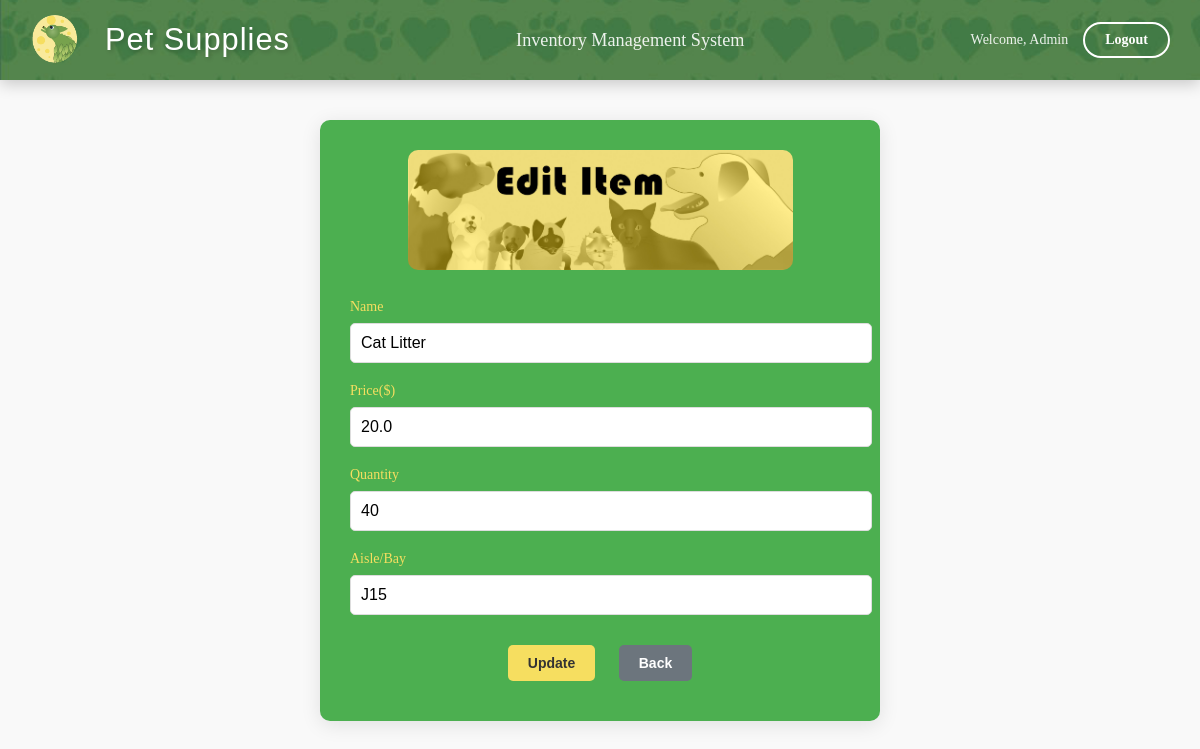
The app's page /edit-supply/Cat Litter/ (signed in), older data.
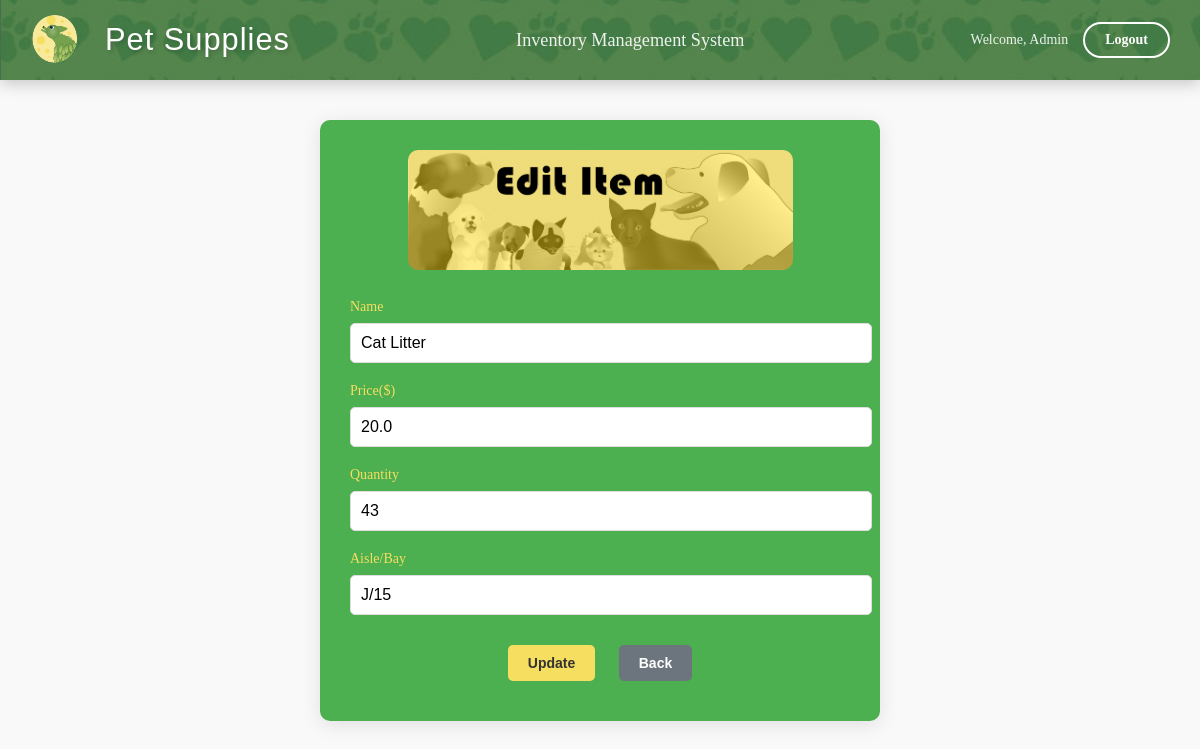
The same page, newer data.
### inventory/models.py (models this page shows, shortened)
class Supply(models.Model):
    name = models.CharField(max_length=255, primary_key=True)
    price = models.FloatField()
    quantity = models.IntegerField()
    location = models.CharField(max_length=255)
    reorder_point = models.PositiveIntegerField(default=5)
    deleted = models.BooleanField(default=False)

### inventory/views.py (the view)
# urls.py: path('edit-supply/<str:supply_name>/', views.edit_supply, name='edit_supply'),
@login_required
def edit_supply(request, supply_name):
    supply = get_object_or_404(Supply, name=supply_name)
    if request.method == 'POST':
        form = SupplyForm(request.POST, instance=supply)
        if form.is_valid():
            old_data = f'{supply.name}, {supply.price}, {supply.quantity}, {supply.location}'
            supply = form.save()
            new_data = f'{supply.name}, {supply.price}, {supply.quantity}, {supply.location}'
            AuditLog.objects.create(
                user=request.user,  # User who made the change
                action='UPDATE',  # Action type
                supply=supply,  # The supply that was updated
                changes=f'From {old_data} to {new_data}'  # Description of what was changed
            )
            messages.success(request, 'Supply updated successfully!')
            return redirect('index')
    else:
        form = SupplyForm(instance=supply)
    return render(request, 'inventory/edit_supply.html', {'form': form})

### inventory/forms.py
class SupplyForm(forms.ModelForm):
    class Meta:
        model = Supply
        fields = ['name', 'price', 'quantity', 'location']
        labels = {
            'name': 'Name',
            'price': 'Price($)',
            'quantity': 'Quantity',
            'location': 'Aisle/Bay',
        }

### inventory/templates/inventory/edit_supply.html (shortened to what this page needs)
{% extends 'inventory/base.html' %}
{% load static %}
{% block content %}
<div class="form-container">
    <div class="login-form">
        <center>
            <img src="{% static 'icons/BannerYE.jpg' %}" alt="edit_banner" class="login-image">
        </center>
        <form method="POST">
            {% for field in form %}
            <div class="form-group">
                <label for="{{ field.id_for_label }}">{{ field.label }}</label>
                {{ field }}
            </div>
            {% endfor %}
            <center>
                <button type="submit">Update</button>
                <a href="{% url 'index' %}">
                    <button type="button" class="back-button">Back</button>
                </a>
            </center>
        </form>
    </div>
</div>
{% endblock %}

Row changes from the older to the newer data that the page shows:
changed Supply "Cat Litter": quantity "40" → "43"; location "J15" → "J/15"
